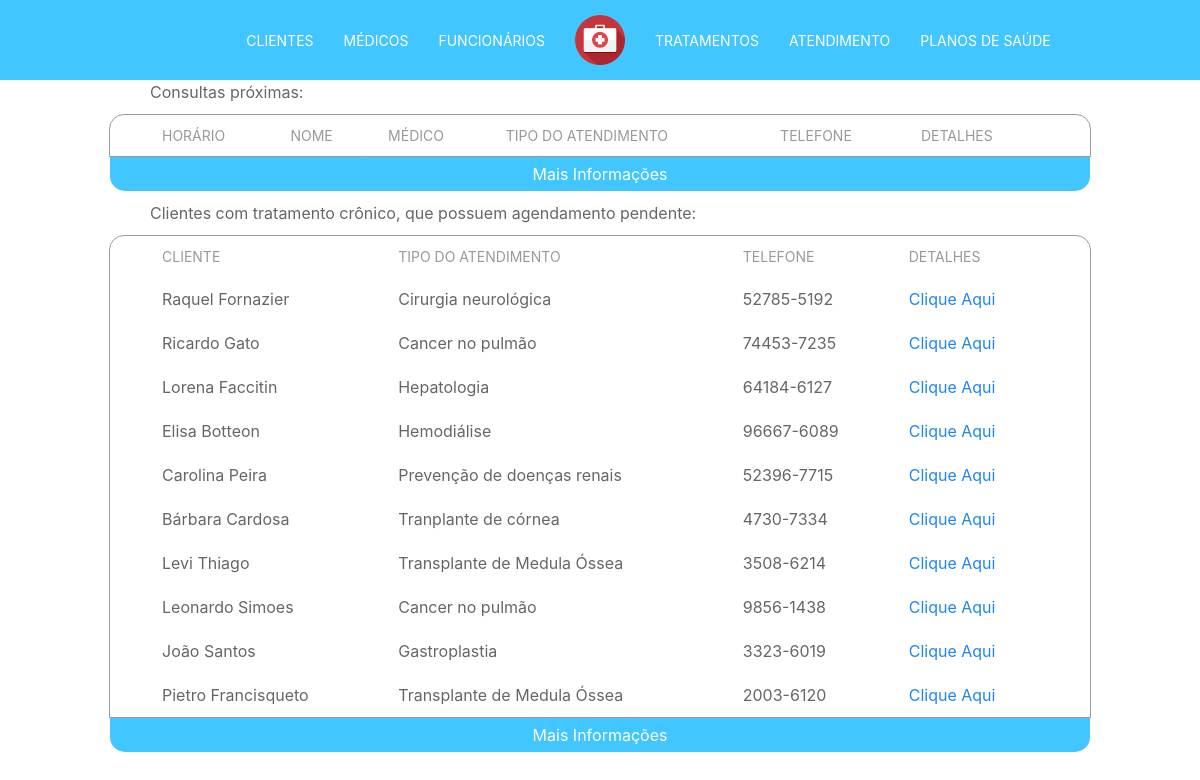
/, run on an earlier commit of the app's database.
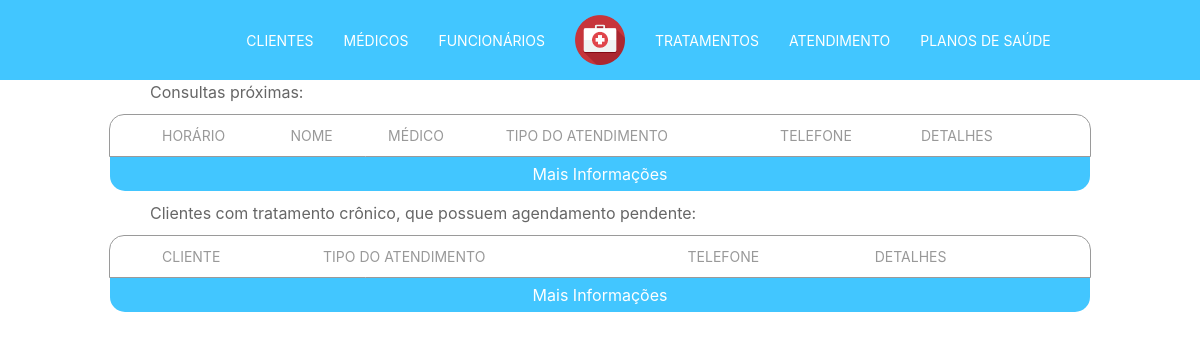
And on a later commit of the database.
### tables this page shows
CREATE TABLE `pessoa` (
  `CPF` bigint(20) unsigned NOT NULL,
  `nome` varchar(50) DEFAULT NULL,
  `estado_civil` char(13) NOT NULL,
  `sexo` int(11) NOT NULL,
  `data_de_nascimento` date NOT NULL,
  `numero_do_telefone` char(15) NOT NULL,
  `cep` char(9) NOT NULL,
  `estado` char(30) NOT NULL,
  `cidade` varchar(50) NOT NULL,
  `bairro` varchar(50) NOT NULL,
  `logradouro` varchar(53) NOT NULL,
  `complemento` int(11) NOT NULL,
  `numero` int(11) NOT NULL,
  `email` varchar(100) DEFAULT NULL,
  PRIMARY KEY (`CPF`)
);

CREATE TABLE `tipo_de_tratamento` (
  `numero_esperados_de_atendimentos` int(11) DEFAULT NULL,
  `eh_cronico` int(11) NOT NULL,
  `tipo_de_tratamento_id` int(11) NOT NULL AUTO_INCREMENT,
  `nome` varchar(30) NOT NULL,
  PRIMARY KEY (`tipo_de_tratamento_id`)
);

### php/tables/table_1.php (called while the page is built)
<?php
  include("table_head_1.php");
  include("table_body_1.php");
  include("table_footer_1.php");
 ?>

### php/config/checktype.php (called while the page is built, shortened)
<?php
  $type = "";
 ?>

### php/tables/table_body_1.php (the view)
    <tbody>
      <?php
      switch ($type) {
        default:
        $sql = 'call tratamentos_cronicos_proximos_de_estourar(0);';
        foreach ($dbl->query($sql) as $row) {
          $nome = $row['nome_do_cliente'];
          $telefone = $row['numero_do_telefone'];
          $tipo_atendimento = $row['tipo_de_tratamento'];
          $id_atendimento = $row['tratamento_id'];
          echo '<tr >
            <td>'.$nome.'</td>
            <td>'.$tipo_atendimento.'</td>
            <td>'.$telefone.'</td>
            <td><a href="php/describe.php?id='.$id_atendimento.'">Clique Aqui</a></td>
          </tr>';
        }
          break;
        }
       ?>
    </tbody>
  </table>
</div>

What changed in the data, as far as the page shows it:
removed pessoa: nome "Raquel Fornazier", tipo_de_tratamento.nome "Cirurgia neurológica", numero_do_telefone "52785-5192"
removed pessoa: nome "Ricardo Gato", tipo_de_tratamento.nome "Cancer no pulmão", numero_do_telefone "74453-7235"
removed pessoa: nome "Lorena Faccitin", tipo_de_tratamento.nome "Hepatologia", numero_do_telefone "64184-6127"
removed pessoa: nome "Elisa Botteon", tipo_de_tratamento.nome "Hemodiálise", numero_do_telefone "96667-6089"
removed pessoa: nome "Carolina Peira", tipo_de_tratamento.nome "Prevenção de doenças renais", numero_do_telefone "52396-7715"
removed pessoa: nome "Bárbara Cardosa", tipo_de_tratamento.nome "Tranplante de córnea", numero_do_telefone "4730-7334"
removed pessoa: nome "Levi Thiago", tipo_de_tratamento.nome "Transplante de Medula Óssea", numero_do_telefone "3508-6214"
removed pessoa: nome "Leonardo Simoes", tipo_de_tratamento.nome "Cancer no pulmão", numero_do_telefone "9856-1438"
removed pessoa: nome "João Santos", tipo_de_tratamento.nome "Gastroplastia", numero_do_telefone "3323-6019"
removed pessoa: nome "Pietro Francisqueto", tipo_de_tratamento.nome "Transplante de Medula Óssea", numero_do_telefone "2003-6120"
